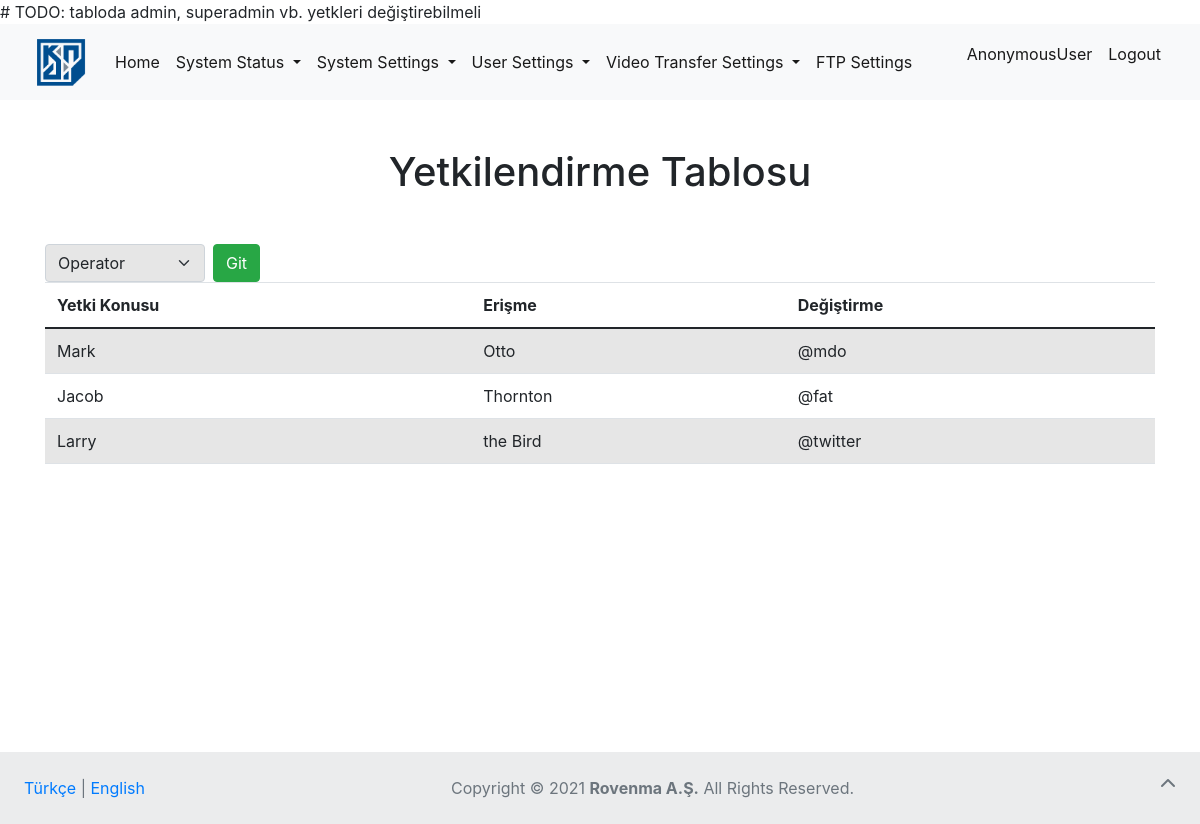
/authorization, run on the app's committed database.
### page_articles/models.py (models this page shows, shortened)
class NavbarFooterArticles(models.Model):
    lang = models.CharField(
        verbose_name="Language (like TR or EN)", max_length=2)
    homepage = models.CharField(verbose_name="Home (link)", max_length=20)
    system_status = models.CharField(
        verbose_name="System Status (dropdown)", max_length=30)
    statistics_field = models.CharField(
        verbose_name="Statistics (field)", max_length=20)
    sensors = models.CharField(verbose_name="Sensors (field)", max_length=20)
    packets = models.CharField(verbose_name="Packets (field)", max_length=20, default=None, null=True)
    log_records = models.CharField(
        verbose_name="Log Records (field)", max_length=30)
    system_settings = models.CharField(
        verbose_name="System Settings (dropdown)", max_length=30)
    remote_access_settings = models.CharField(
        verbose_name="Remote Access Settings (field)", max_length=35)
    cli_access_settings = models.CharField(
        verbose_name="CLI Access Settings (field)", max_length=35)
    time_settings = models.CharField(
        verbose_name="Time Settings (field)", max_length=35)
    user_settings = models.CharField(
        verbose_name="User Settings (dropdown)", max_length=35)
    user_administration = models.CharField(
        verbose_name="User Administration (field)", max_length=30)
    authorization = models.CharField(
        verbose_name="Authorization (field)", max_length=35)
    password_changing = models.CharField(
        verbose_name="Password Changing (field)", max_length=35)
    video_transfer = models.CharField(
        verbose_name="Video Transfer Settings (dropdown)", max_length=35, default=None, null=True)
    video_transfer_settings = models.CharField(
        verbose_name="Settings (field)", max_length=15, default=None, null=True)
    input_settings = models.CharField(
        verbose_name="Input Settings (field)", max_length=18, default=None, null=True)
    ftp_settings = models.CharField(
        verbose_name="FTP Settings (field)", max_length=15, default=None, null=True)
    logout_link = models.CharField(verbose_name="Logout (link)", max_length=20)
    footer = models.CharField(
        verbose_name="All Rights Reserved (text)", max_length=35)

### user/views.py (the view)
# urls.py: path('authorization', views.authorization, name="auth"),
def authorization(request):
    lang = "EN"
    cookie_lang = request.COOKIES.get("lang")
    for article in RemoteAccessArticles.objects.all():
        if cookie_lang == article.lang:
            lang = article.lang
            break
    navbar = NavbarFooterArticles.objects.get(lang=lang)
    context = {
        "navbar_articles": navbar,
    }
    return render(request, "user/authorization.html", context=context)

### templates/user/authorization.html (shortened to what this page needs)
{% extends 'base.html' %}  {% block body %}
<div class="container mt-5">
  <h1 class="text text-center">Yetkilendirme Tablosu</h1>
  <div id="table">
    <form method="post" class="mb-5">
      <div class="table-ic">
        <select
          class="form-select"
          style="background-color: #e6e6e6; width: 10rem"
        >
          <option value="operator" selected>Operator</option>
        </select>
      </div>
      <input class="btn btn-success table-ic ml-2" type="submit" value="Git" />
    </form>
    <table class="table table-striped">
      <thead>
        <tr>
          <th scope="col">Yetki Konusu</th>
          <th scope="col">Erişme</th>
          <th scope="col">Değiştirme</th>
        </tr>
      </thead>
      <tbody>
        <tr>
          <td>Mark</td>
          <td>Otto</td>
          <td>@mdo</td>
        </tr>
        <tr>
          <td>Jacob</td>
          <td>Thornton</td>
          <td>@fat</td>
        </tr>
        <tr>
          <td>Larry</td>
          <td>the Bird</td>
          <td>@twitter</td>
        </tr>
      </tbody>
    </table>
  </div>
</div>
{% endblock body %}

### templates/base.html (shortened to what this page needs)
<!DOCTYPE html>
<html lang="en">
  <head>
    <link
      href="https://cdn.jsdelivr.net/npm/bootstrap@5.0.2/dist/css/bootstrap.min.css"
      rel="stylesheet"
    />
    <link
      rel="stylesheet"
      href="https://stackpath.bootstrapcdn.com/bootstrap/4.1.3/css/bootstrap.min.css"
    />
  </head>
  <body>
    <div id="page-container">
        {% block nonavbar %}
            <nav class="navbar navbar-expand-lg navbar-light bg-light">
                <div class="container-fluid">
                  <a href="{% url 'home' %}" class="navbar-brand fs-3" href="#">
                    {% load static %}
                    <img
                      width="60"
                      height="50"
                      class="d-inline-block align-text-top"
                      src="{% static 'images/kindi.png' %}"
                      alt="Kindi"
                  /></a>
                  <div class="collapse navbar-collapse" id="navbarSupportedContent">
                    <ul class="navbar-nav me-auto mb-2 mb-lg-0">
                      <li class="nav-item">
                        <a
                          class="nav-link active"
                          aria-current="page"
                          href="{% url 'home' %}"
                          >{{ navbar_articles.homepage }}</a
                        >
                      </li>
                      <div class="nav navbar-nav me-auto mb-2 mb-lg-0">
                        <li class="nav-item dropdown">
                          <a
                            class="nav-link dropdown-toggle active"
                            href="#"
                            id="navbarDropdown"
                            role="button"
                            data-bs-toggle="dropdown"
                            aria-expanded="false"
                          >
                            {{ navbar_articles.system_status }}
                          </a>
                        </li>
                        <li class="nav-item dropdown">
                          <a
                            class="nav-link dropdown-toggle active"
                            href="#"
                            id="system_settings"
                            role="button"
                            data-bs-toggle="dropdown"
                            aria-expanded="false"
                          >
                            {{ navbar_articles.system_settings}}
                          </a>
                        </li>
                        <li class="nav-item dropdown">
                          <a
                            class="nav-link dropdown-toggle active"
                            href="#"
                            id="user_settings"
                            role="button"
                            data-bs-toggle="dropdown"
                            aria-expanded="false"
                          >
                            {{ navbar_articles.user_settings }}
                          </a>
                        </li>
                        <li class="nav-item dropdown">
                          <a
                            class="nav-link dropdown-toggle active"
                            href="#"
                            id="video_transfer"
                            role="button"
                            data-bs-toggle="dropdown"
                            aria-expanded="false"
                          >
                            {{ navbar_articles.video_transfer }}
                          </a>
                        </li>
                      </div>
                      <li class="nav-item">
                        <a
                          class="nav-link active"
                          aria-current="page"
                          href="{% url 'ftp_settings' %}"
                          >{{ navbar_articles.ftp_settings }}</a
                        >
                      </li>
                    </ul>
                    <ul class="nav navbar-nav navbar-right">
                      <li class="nav-item">
                        <p class="nav-link active">{{request.user}}</p>
                      </li>
                      <li class="nav-item">
                        <a
                          class="nav-link active"
                          aria-current="page"
                          href="{% url 'logout' %}"
                          >{{ navbar_articles.logout_link }}</a
                        >
                      </li>
                    </ul>
                  </div>
                </div>
              </nav>
        {% endblock nonavbar %}
        <div id="content-wrap">
         {% block body %} {% endblock body %}
        </div>
        {% block nofooter %}
            <footer id="footer" class="text-center text-lg-start bg-light text-muted">
          <div
            class="text-center p-4"
            style="background-color: rgba(0, 0, 0, 0.05)"
          >
            <div style="display: inline-block; float: left;">
              <a href="{% url 'change_lang' lang='TR' %}">Türkçe</a> |
              <a href="{% url 'change_lang' lang='EN' %}">English</a>
            </div>
            <div style="text-align: center;">
              <a
                href="https://www.copyright.gov/what-is-copyright/"
                class="text-reset"
                target="_blank"
                >Copyright ©</a
              >
              2021
              <a
                target="_blank"
                class="text-reset fw-bold"
                href="https://www.rovenma.com/"
                >Rovenma A.Ş.</a
              >
              {{ navbar_articles.footer }}.
            <a
              class="text-muted"
              style="display: inline-block; float: right"
              href="#"
              ><i class="fas fa-chevron-up"></i
            ></a>
            </div>
          </div>
        </footer>
        {% endblock nofooter %}
  </body>
</html>

### templates/base.html (style rules this page uses)
#page-container { position: relative; min-height: 100vh; }
#content-wrap { padding-bottom: 4.5rem; }
#footer { position: absolute; bottom: 0; width: 100%; height: 4.5rem; }

### templates/user/authorization.html (style rules this page uses)
.table-ic { float: left; }

### data on the page
NavbarFooterArticles: homepage "Home", system_status "System Status", system_settings "System Settings", user_settings "User Settings", video_transfer "Video Transfer Settings", ftp_settings "FTP Settings", logout_link "Logout", footer "All Rights Reserved"

### other printed values
{{ request.user }} "AnonymousUser"
